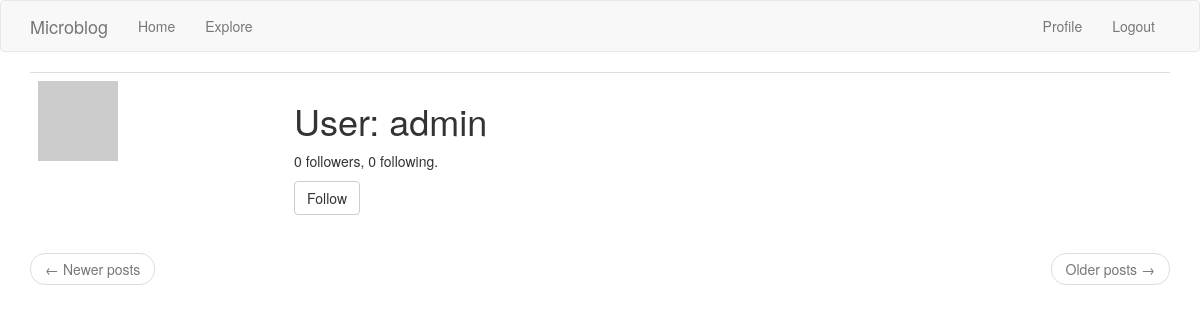
The page /user/admin (signed in) on the database as committed earlier.
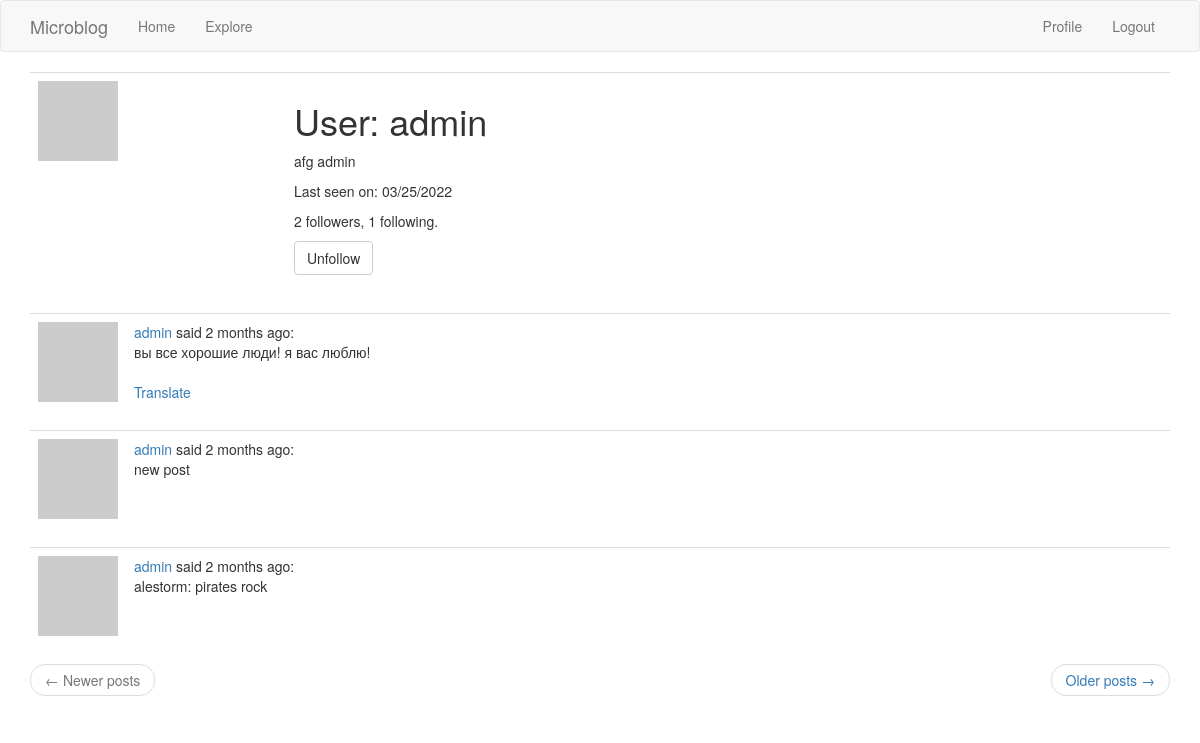
The same page on the database as committed later.
### app/models.py (models this page shows, shortened)
class User(db.Model, UserMixin):
    id = db.Column(db.Integer, primary_key=True)
    username = db.Column(db.String(64), index=True, unique=True)
    email = db.Column(db.String(120), index=True, unique=True)
    password_hash = db.Column(db.String(128))
    about_me = db.Column(db.String(256))
    last_seen = db.Column(db.DateTime, default=datetime.utcnow)
    posts = db.relationship('Post', backref='author', lazy='dynamic')
    """followers.c.follower_id «c» — это атрибут таблиц SQLAlchemy,
    которые не определены как модели. Для этих таблиц столбцы таблицы
    отображаются как субатрибуты этого атрибута «c»."""
    followed = db.relationship(
        'User', secondary=followers,
        primaryjoin=(followers.c.follower_id == id),
        secondaryjoin=(followers.c.followed_id == id),
        backref=db.backref('followers', lazy='dynamic'), lazy='dynamic')
    """ рассмотрим все аргументы вызова db.relationship() один за другим:

'User' — это правая сторона связи (левая сторона — это родительский класс).
Поскольку это самореферентное отношение, я должен использовать тот же класс
 с обеих сторон.

secondary кофигурирует таблицу ассоциаций, которая используется для этой
связи, которую я определил прямо над этим классом.

primaryjoin указывает условие, которое связывает объект левой стороны
(follower user) с таблицей ассоциаций. Условием объединения для левой
стороны связи является идентификатор пользователя, соответствующий полю
follower_id таблицы ассоциаций. Выражение followers.c.follower_id ссылается
на столбец follower_id таблицы ассоциаций.

secondaryjoin определяет условие, которое связывает объект правой стороны
 (followed user) с таблицей ассоциаций. Это условие похоже на primaryjoin,
  с той лишь разницей, что теперь я использую followed_id, который является
  другим внешним ключом в таблице ассоциаций.

backref определяет, как эта связь будет доступна из правой части объекта.
С левой стороны отношения пользователи называются followed, поэтому с
правой стороны я буду использовать имя followers, чтобы представить
всех пользователей левой стороны, которые связаны с целевым пользователем
в правой части. Дополнительный lazy аргумент указывает режим выполнения
этого запроса. Режим dynamic настройки запроса не позволяет запускаться
до тех пор, пока не будет выполнен конкретный запрос, что также связано
с тем, как установлено отношения «один ко многим».

-lazy похож на параметр с тем же именем в backref, но этот относится
к левой, а не к правой стороне.
"""
    def avatar(self, size=80):
        digest = md5(self.email.lower().encode('utf-8')).hexdigest()
        return 'https://www.gravatar.com/avatar/{}?d=identicon&s={}'.format(
            digest, size)
    def is_following(self, user):
        return self.followed.filter(
            followers.c.followed_id == user.id).count() > 0

class Post(db.Model):
    __tablename__ = 'post'
    __searchable__ = ['body', ]
    id = db.Column(db.Integer, primary_key=True)
    body = db.Column(db.String(140))
    timestamp = db.Column(db.DateTime, index=True, default=datetime.utcnow)
    user_id = db.Column(db.Integer, db.ForeignKey('user.id'))
    language = db.Column(db.String(5))

### app/main/route.py (the view)
@bp.route('/user/<username>', methods=['GET', 'POST'])
@login_required
def user(username):
    user = User.query.filter_by(username=username).first_or_404()
    page = request.args.get('page', 1, type=int)
    posts = user.posts.order_by(Post.timestamp.desc()).paginate(
        page, current_app.config['POSTS_PER_PAGE'], False)
    next_url = url_for('main.user', username=user.username, page=posts.next_num) \
        if posts.has_next else None
    prev_url = url_for('main.user', username=user.username, page=posts.prev_num) \
        if posts.has_prev else None
    form = EmptyForm()
    return render_template('user.html', user=user,
                           posts=posts.items,
                           next_url=next_url,
                           prev_url=prev_url,
                           form=form)

### app/main/forms.py
class EmptyForm(FlaskForm):
    submit = SubmitField('Submit')

### app/main/route.py (called while the page is built)
@bp.before_request
def before_request():
    if current_user.is_authenticated:
        current_user.last_seen = datetime.utcnow()
        db.session.commit()

### app/models.py (called while the page is built)
@login.user_loader
def load_user(id):
    return User.query.get(int(id))

### app/templates/user.html (shortened to what this page needs)
{% extends "base.html" %}
{% block app_content %}
    <table class="table table-hover">
        <tr>
            <td width="256px"><img src="{{ user.avatar(124) }}"></td>
            <td>
                <h1>User: {{ user.username }}</h1>
                {% if user.about_me %}
                    <p>{{ user.about_me }}</p>
                {% endif %}
                {% if user.last_seen %}
                    <p>Last seen on: {{ moment(user.last_seen).calendar() }}</p>
                {% endif %}
                <p>{{ user.followers.count() }} followers, {{ user.followed.count() }} following.</p>
                {% if user == current_user %}
                <p><a href="{{ url_for('main.edit_profile') }}">Edit your profile</a></p>
                {% elif not current_user.is_following(user) %}
                <p>
                    <form action="{{ url_for('main.follow', username=user.username) }}" method="post">
                        {{ form.submit(value='Follow', class_='btn btn-default') }}
                    </form>
                </p>
                {% else %}
                <p>
                    <form action="{{ url_for('main.unfollow', username=user.username) }}" method="post">
                        {{ form.submit(value='Unfollow', class_='btn btn-default') }}
                    </form>
                </p>
                {% endif %}
            </td>
        </tr>
    </table>
    {% for post in posts %}
        {% include '_post.html' %}
    {% endfor %}
    <nav aria-label="...">
        <ul class="pager">
            <li class="previous{% if not prev_url %} disabled {% endif %}">
                <a href="{{ prev_url or '#' }}">
                    <span aria-hidden="true">&larr;</span> Newer posts
                </a>
            </li>
            <li class="next{% if not next_url %} disabled{% endif %}">
                <a href="{{ next_url or '#' }}">
                    Older posts <span aria-hidden="true">&rarr;</span>
                </a>
            </li>
        </ul>
    </nav>
{% endblock %}

### app/templates/base.html (shortened to what this page needs)
{% extends 'bootstrap/base.html' %}
{% block navbar %}
    <nav class="navbar navbar-default">
        <div class="container">
            <div class="navbar-header">
                <a class="navbar-brand" href="{{ url_for('main.index') }}">Microblog</a>
            </div>
            <div class="collapse navbar-collapse" id="bs-example-navbar-collapse-1">
                <ul class="nav navbar-nav">
                    <li><a href="{{ url_for('main.index') }}">Home</a></li>
                    <li><a href="{{ url_for('main.explore') }}">Explore</a></li>
                </ul>
                <ul class="nav navbar-nav navbar-right">
                    {% if current_user.is_anonymous %}
                    <li><a href="{{ url_for('auth.login') }}">Login</a></li>
                    {% else %}
                    <li><a href="{{ url_for('main.user', username=current_user.username) }}">Profile</a></li>
                    <li><a href="{{ url_for('auth.logout') }}">Logout</a></li>
                    {% endif %}
                </ul>
            </div>
        </div>
    </nav>
{% endblock %}
{% block content %}
    <div class="container">
        {% block app_content %}{% endblock %}
    </div>
{% endblock %}

### app/templates/_post.html
    <table class="table table-hover">
        <tr>
            <td width="70px">
                <a href="{{ url_for('main.user', username=post.author.username) }}">
                    <img src="{{ post.author.avatar(70) }}" />
                </a>
            </td>
            <td>
                <a href="{{ url_for('main.user', username=post.author.username) }}">
                    {{ post.author.username }} </a>
                said {{ moment(post.timestamp).fromNow() }}:
                <br>
                {{ post.body }}
                {% if post.language and post.language != g.locale %}
                    <br><br>
                    <a href="#">{{'Translate' }}</a>
                {% endif %}
            </td>
        </tr>
    </table>

Rows that differ between the two databases and show on the page:
changed User "admin": about_me (not shown) → "afg admin"; last_seen (not shown) → "03/25/2022"
added Post: author.username "admin", timestamp "2 months ago", body "вы все хорошие люди! я вас люблю!", value "Translate"
added Post: author.username "admin", timestamp "2 months ago", body "new post"
added Post: author.username "admin", timestamp "2 months ago", body "alestorm: pirates rock"
Other text that changed with them:
{{ user.followers.count() }}: "0" → "2"
{{ user.followed.count() }}: "0" → "1"
form field submit: (not shown) → "Unfollow"
form field submit: "Follow" → (not shown)
text now shown: "Last seen on:"
